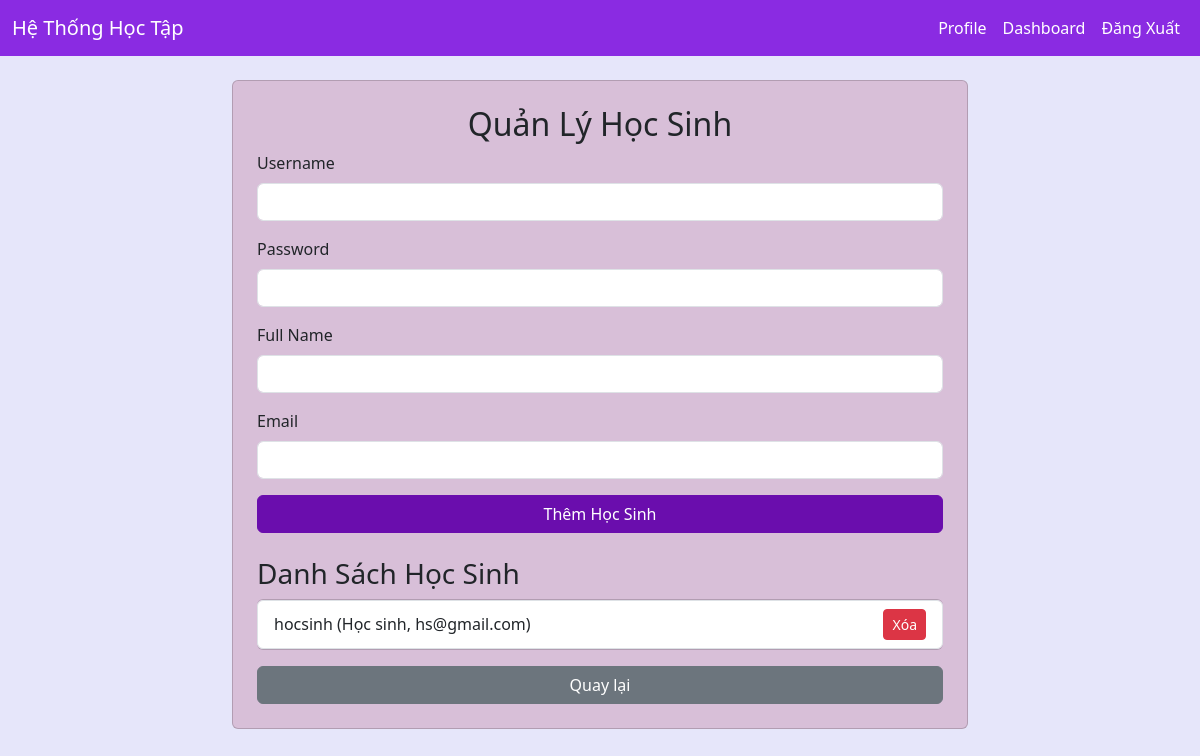
The app's page /admin/manage_students (signed in), older data.
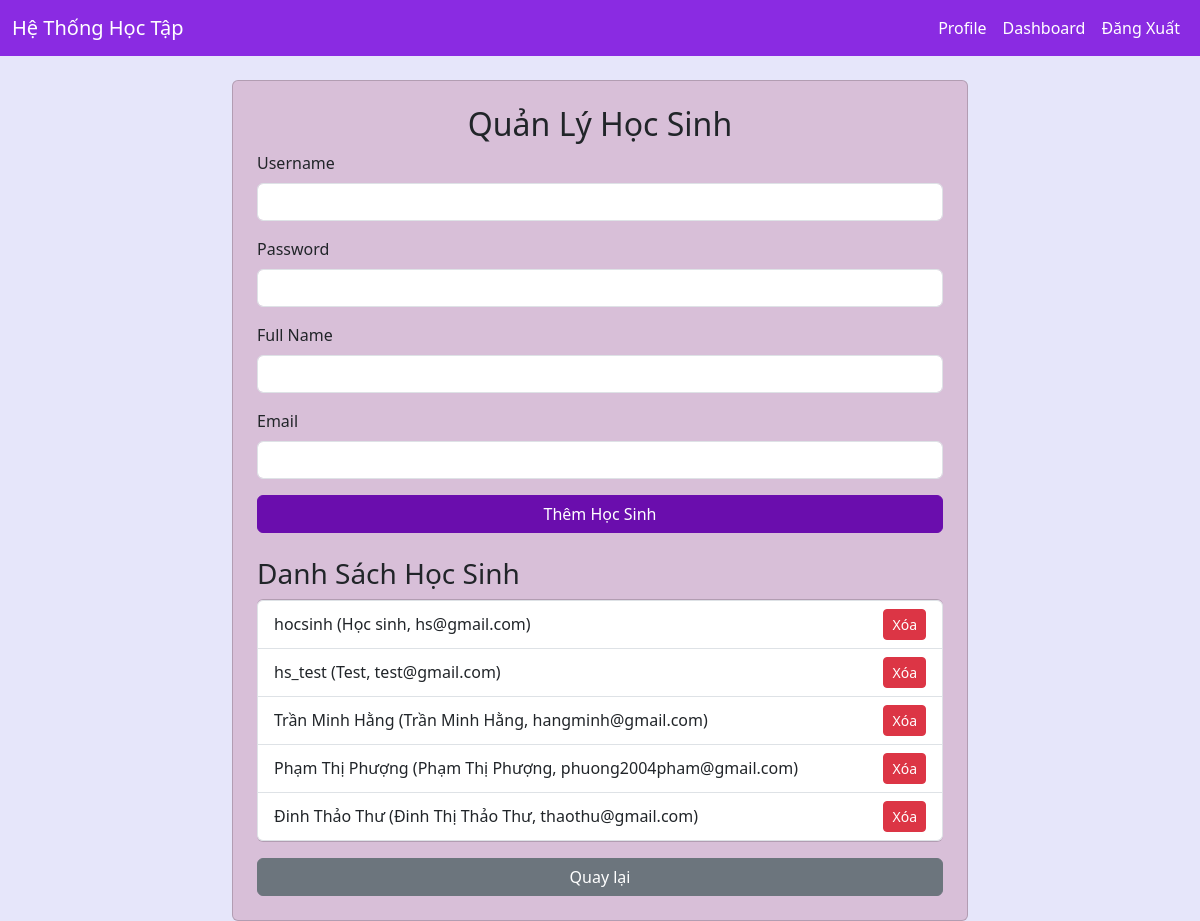
The same page, newer data.
### models.py (models this page shows)
class Student(db.Model):
    __tablename__ = 'student'
    id = db.Column(db.Integer, primary_key=True)
    username = db.Column(db.String(80), unique=True, nullable=False)
    password = db.Column(db.String(120), nullable=False)
    full_name = db.Column(db.String(100))
    email = db.Column(db.String(120), unique=True)

### admin/routes.py (the view, shortened to what this page needs)
@admin_bp.route('/manage_students', methods=['GET', 'POST', 'DELETE'])
def manage_students():
    if session.get('role') != 'admin':
        flash('Bạn không có quyền truy cập!', 'danger')
        return redirect(url_for('auth.login'))
    students = Student.query.all()
    return render_template('manage_students.html', students=students)

### templates/manage_students.html (shortened to what this page needs)
{% extends "base.html" %}
{% block content %}
<div class="row justify-content-center">
    <div class="col-md-8">
        <div class="card p-4">
            <h2 class="text-center">Quản Lý Học Sinh</h2>
            <form method="POST">
                <div class="mb-3">
                    <label class="form-label">Username</label>
                    <input type="text" name="username" class="form-control" required>
                </div>
                <div class="mb-3">
                    <label class="form-label">Password</label>
                    <input type="password" name="password" class="form-control" required>
                </div>
                <div class="mb-3">
                    <label class="form-label">Full Name</label>
                    <input type="text" name="full_name" class="form-control">
                </div>
                <div class="mb-3">
                    <label class="form-label">Email</label>
                    <input type="email" name="email" class="form-control">
                </div>
                <button type="submit" class="btn btn-primary w-100">Thêm Học Sinh</button>
            </form>
            <h3 class="mt-4">Danh Sách Học Sinh</h3>
            <ul class="list-group">
            {% for student in students %}
                <li class="list-group-item d-flex justify-content-between align-items-center">
                    {{ student.username }} ({{ student.full_name or 'Chưa có tên' }}, {{ student.email or 'Chưa có email' }})
                    <form method="DELETE" style="display:inline;">
                        <button type="submit" class="btn btn-danger btn-sm">Xóa</button>
                    </form>
                </li>
            {% endfor %}
            </ul>
            <a href="{{ url_for('admin.dashboard') }}" class="btn btn-secondary mt-3">Quay lại</a>
        </div>
    </div>
</div>
{% endblock %}

Row changes from the older to the newer data that the page shows:
added Student: username "hs_test", full_name "Test", email "test@gmail.com"
added Student: username "Trần Minh Hằng", full_name "Trần Minh Hằng", email "hangminh@gmail.com"
added Student: username "Phạm Thị Phượng", full_name "Phạm Thị Phượng", email "phuong2004pham@gmail.com"
added Student: username "Đinh Thảo Thư", full_name "Đinh Thị Thảo Thư", email "thaothu@gmail.com"
